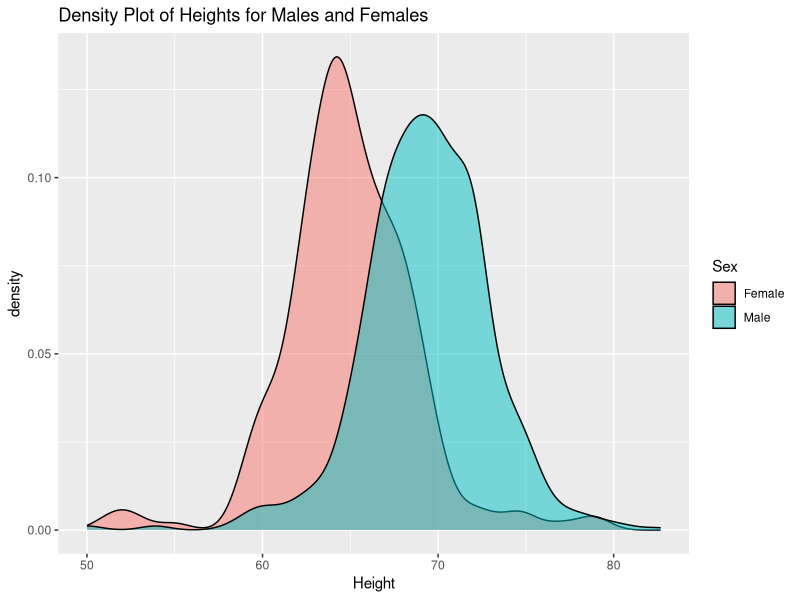
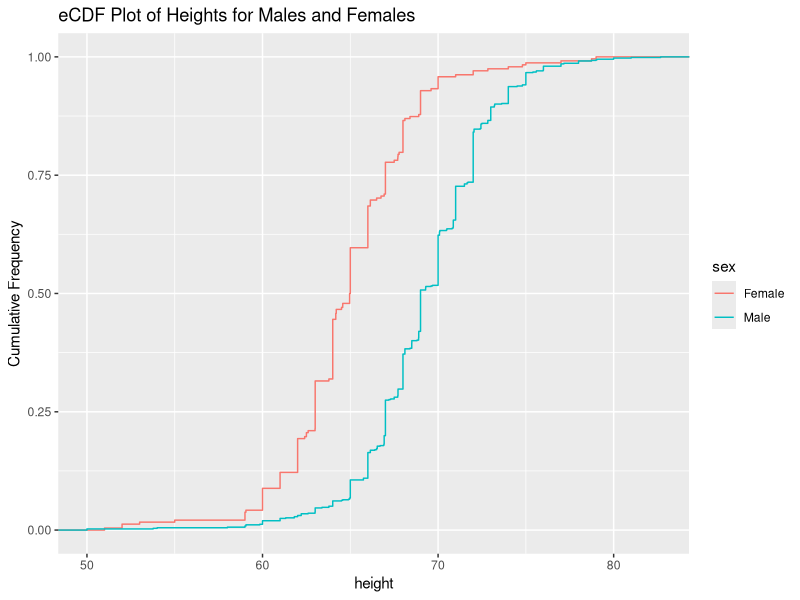
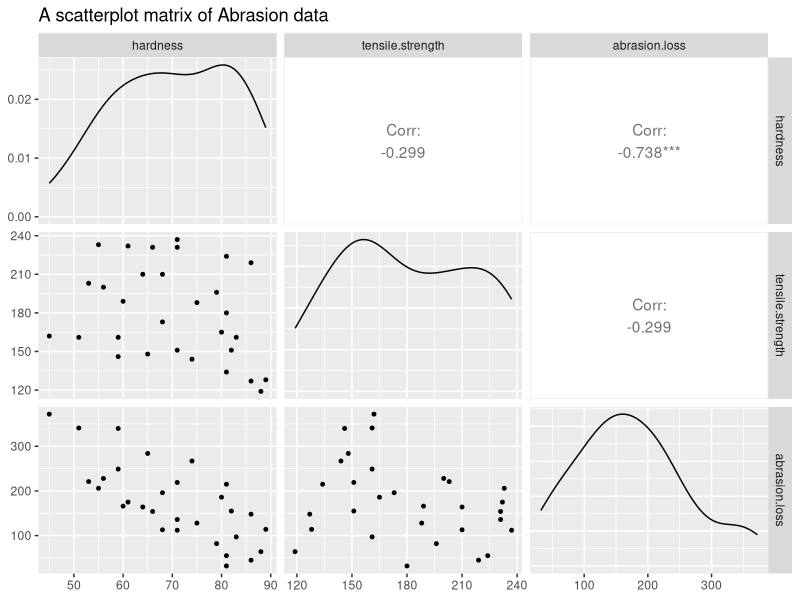
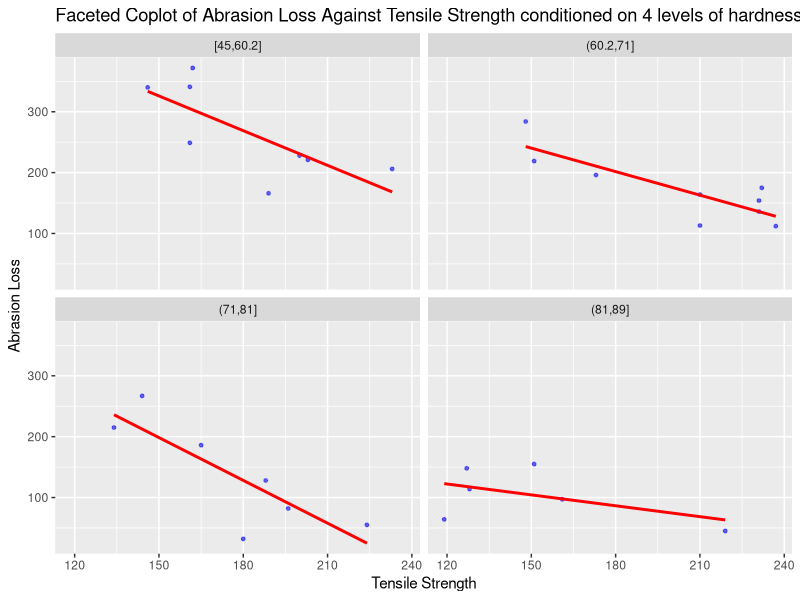

Source code (R) for these figures, in order:
## ---- chunk 1
knitr::opts_chunk$set(echo = TRUE)
library(ggplot2)
library(dplyr)
library(GGally)
## ---- chunk 2
data(heights, package = "dslabs")

ggplot(heights, aes(x = height, fill = sex)) +
  geom_density(alpha = 0.5) +
  labs(x = "Height", fill = "Sex", title = "Density Plot of Heights for Males and Females") +
  theme_get()

ggplot(heights)+
  stat_ecdf(aes(x = height, color = sex))+
  labs(y = "Cumulative Frequency", title = "eCDF Plot of Heights for Males and Females")+
  theme_get()
## ---- chunk 3
abrasion <- read.csv("abrasion.csv")

ggpairs(abrasion,
        lower = list(continuous = wrap("points",size = 1))) +
        labs(title = "A scatterplot matrix of Abrasion data")
## ---- chunk 4
ggplot(abrasion, aes( x = tensile.strength, y = abrasion.loss)) +
    geom_point(data = mutate(abrasion , C = NULL),color = "gray", size = 0.5) +
    geom_point(alpha = 0.5, color = "blue", size = 1) +
    facet_wrap(~ cut_number(hardness, 4)) +
    geom_smooth(method = "lm", se = FALSE, color = "red") +
    labs(title = "Faceted Coplot of Abrasion Loss Against Tensile Strength conditioned on 4 levels of hardness",
       x = "Tensile Strength", y = "Abrasion Loss")
